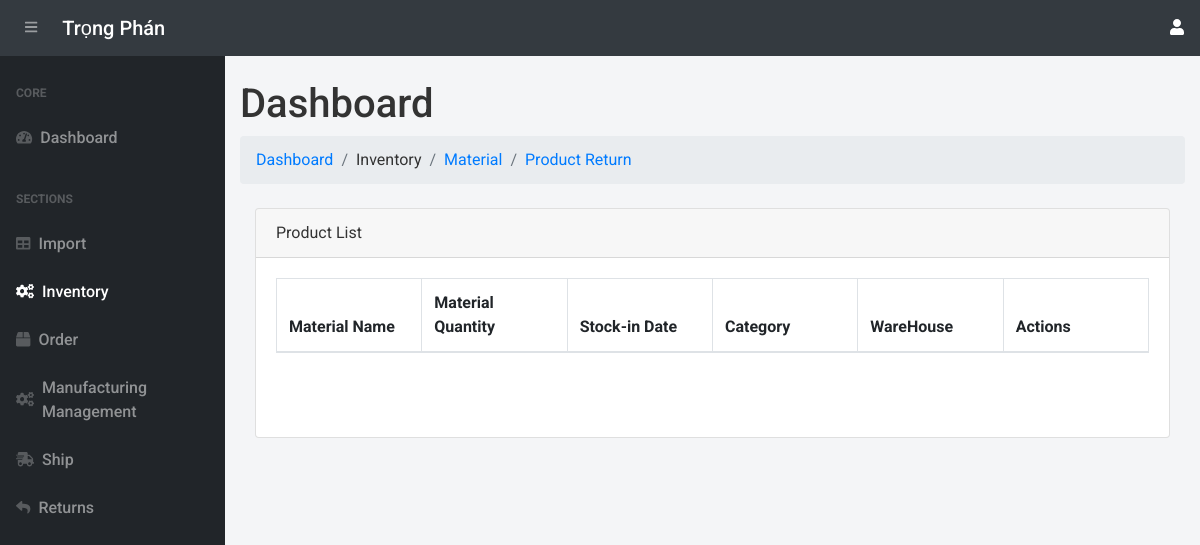
The page /inventory/ (signed in) on the database as committed earlier.
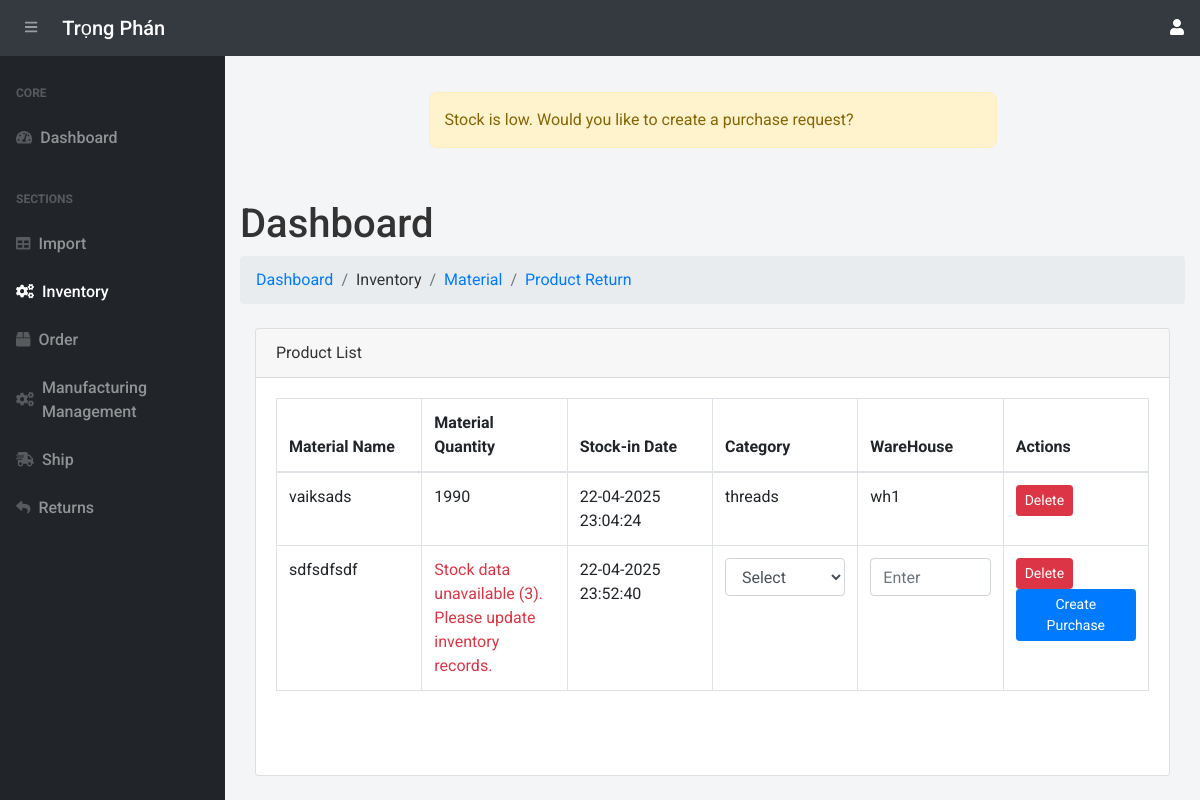
The same page on the database as committed later.
### app.py (models this page shows, shortened)
class Inventory(db.Model):
    __tablename__ = 'inventory'
    stockTran_id = db.Column(db.Integer, primary_key=True)  # Unique ID for the inventory record
    product_name = db.Column(db.String(255), nullable=False)  # Name of the product
    quantity = db.Column(db.Integer, nullable=False, default=0)  # Quantity of the product in stock
    transaction_type = db.Column(db.String(50), nullable=False)  # "Addition" or "Removal"
    transaction_date = db.Column(db.DateTime, default=vietnam_now)  # Date of transaction
    import_id = db.Column(db.Integer, db.ForeignKey('imports.import_id'), nullable=False)  # Foreign Key to Import (raw material)
    import_data = db.relationship('Import', backref='inventory_records', lazy=True)
    category = db.Column(db.String(255))
    warehouse=db.Column(db.String(255))

class Import(db.Model):
    __tablename__ = 'imports'
    import_id = db.Column(db.Integer, primary_key=True, autoincrement=True)
    material_name = db.Column(db.String(255), nullable=False)
    material_description = db.Column(db.String(255))
    quantity_in_stock = db.Column(db.Integer, default=0)
    reorder_level = db.Column(db.Integer, default=30)
    sup_name = db.Column(db.String(255), nullable=False)
    sup_contact_info = db.Column(db.String(255), nullable=False)
    sup_address = db.Column(db.String(255), nullable=False)
    status = db.Column(db.String(50), default="Supplying")
    section_name = db.Column(db.String(255))  # Section name for classification
    category = db.Column(db.String(255))  # Category of the material

### app.py (the view)
@app.route('/inventory/')
@login_required
def view_inventory():
    inventory = Inventory.query.all()
    low_stock_items = [item for item in inventory if item.quantity <= item.import_data.reorder_level]
    imports = Import.query.all()
    return render_template("inventory.html", inventory=inventory, imports=imports,low_stock_items=low_stock_items )

### app.py (called while the page is built, shortened)
@login_manager.user_loader
def load_user(user_id):
    return User.query.get(int(user_id))

def add_monthly_data():
    current_year = datetime.now().year
    months = [f"{current_year}-{str(month).zfill(2)}" for month in range(1, 4)]  # Tháng 1 đến tháng 6
    for month in months:
        existing_month_data = db.session.query(Order).filter(Order.order_date.like(f'{month}%')).first()
    db.session.commit()

@app.before_request
def initialize_data():
    add_monthly_data()

### templates/inventory.html (shortened to what the changed rows need)
{% extends 'base.html' %}
 {% block content %}
 {% with messages = get_flashed_messages(with_categories=true) %}
    {% for item in inventory %}
        {% if item.quantity < item.import_data.reorder_level %}
            <div class="alert alert-dismissible fixed-alert">
                <div class="alert alert-warning">
                    {{ "Stock is low. Would you like to create a purchase request?" }}
                </div>
            </div>
        {% endif %}
    {% endfor %}
{% endwith %}
<main>
    <div class="container-fluid">
        <h1 class="mt-4">Dashboard</h1>
        <div class="container-fluid">
            <div class="card mb-4">
                <div class="card-body">
                    <table class="table table-bordered" id="dataTable" width="100%" cellspacing="0" style="table-layout: fixed;">
                        <thead>
                            <tr>
                                <th>Material Name</th>
                                <th>Material Quantity</th>
                                <th>Stock-in Date</th>
                                <th>Category</th>
                                <th>WareHouse</th>
                                <th>Actions</th>
                            </tr>
                        </thead>
                        <tbody>
                            {% for item in inventory %}
                                <tr>
                                    <td>{{ item.import_data.material_name }}</td>
                                    <td>
                                        {% if  item.quantity  < item.import_data.reorder_level %}
                                            <span class="text-danger">Stock data unavailable (3). Please update inventory records.</span>
                                        {% else %}
                                            {{ item.quantity  }}
                                        {% endif %}
                                    </td>
                                    <td>{{ item.transaction_date.strftime('%d-%m-%Y %H:%M:%S') }}</td>
                                    <td>
                                        {% if item.category is none %}
                                        <form action="{{ url_for('classify_material', inventory_id=item.stockTran_id) }}" method="POST" class="d-flex flex-column align-items-start">
                                            <select name="category" required class="form-control mb-2" onkeydown="if(event.key==='Enter'){ this.form.submit(); }">
                                                <option value="" disabled selected>Select</option>
                                            </select>
                                        </form>
                                        {% else %}
                                            {{ item.category }}
                                        {% endif %}
                                    </td>
                                    <td>
                                        {% if item.warehouse is none %}
                                            <form action="{{ url_for('classify_warehouse', inventory_id=item.stockTran_id) }}" method="POST" class="d-flex flex-column align-items-start">
                                                <input type="text" name="warehouse" placeholder="Enter" required class="form-control mb-2">
                                            </form>
                                        {% else %}
                                            {{ item.warehouse }}
                                        {% endif %}
                                    </td>
                                    <td>
                                        <form action="{{ url_for('delete_inventory', inventory_id=item.stockTran_id) }}" method="POST" style="display:inline;">
                                            <button type="submit" class="btn btn-danger btn-sm" onclick="return confirm('Are you sure you want to delete this inventory item?')">Delete</button>
                                        </form>
                                        {% if item.import_data and item.quantity < item.import_data.reorder_level %}
                                            <a href="{{ url_for('create_purchase_request', import_id=item.stockTran_id) }}" class="btn btn-primary btn-sm">Create Purchase</a>
                                        {% endif %}
                                    </td>
                                </tr>
                            {% endfor %}
                        </tbody>
                    </table>
                    <br><br>
                </div>
            </div>
        </div>
    </div>
</main>
{% endblock %}

Rows that differ between the two databases and show on the page:
added Inventory: value "Stock is low. Would you like to create a purchase request?", import_data.material_name "sdfsdfsdf", shows "Stock data unavailable (3). Please update inventory records.", transaction_date "22-04-2025 23:52:40"
added Inventory: import_data.material_name "vaiksads", quantity "1990", transaction_date "22-04-2025 23:04:24", category "threads", warehouse "wh1", shown under "Dashboard"
